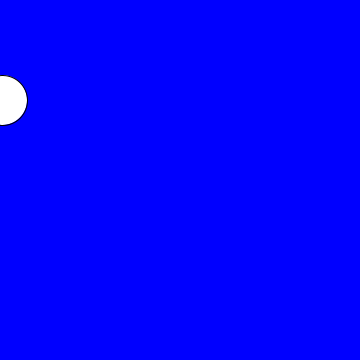
Frame 1 (no input)
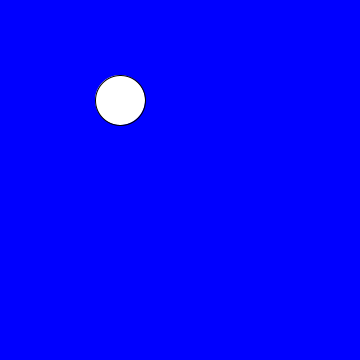
Frame 60 (the mouse pressed at the canvas centre just before this capture)
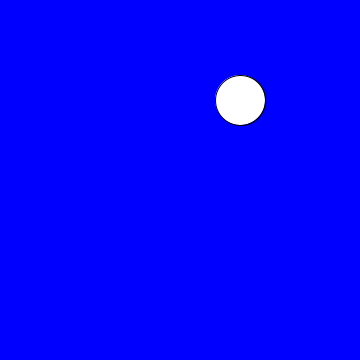
Frame 120 (the mouse held since frame 60 and released just before this capture)

The Processing sketch that drew these frames (run headless with seeded random() and noise(); from frame 60 on, the mouse is pressed at the canvas centre):

// Processing sketch: processing_72238
// ── processing_72238.pde

float myNum;//declare
float x;
float dir;

void setup(){
  //runs once @ startup
  size(360,360);
  colorMode(HSB, 230,96,93);
  dir= 2;
  
}

void draw(){ //
  background(255);
  //shapes
  myNum = myNum +1;
 x +=dir;
 println (dir);
  ellipse(x,100,50,50);
  if( x > width){
    dir = -2;
  if( x < 0);
   
 
    
  }
}
